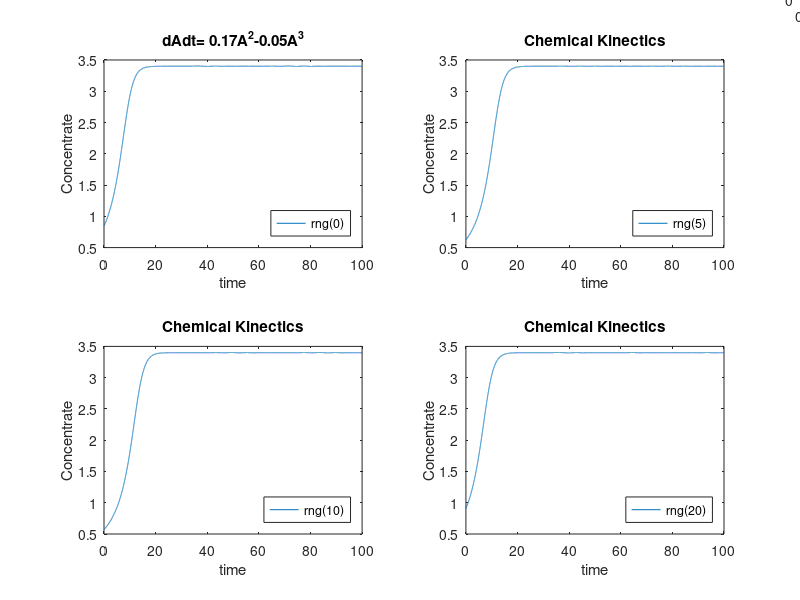

The MATLAB script that drew this image:
%First set up ODE as a system 
function quiz_chemical_kinetics_0();
T_max=100; %our final time for envolving the systems 
dt=1/100;
rng(0);%Random seed: Initial value
y_=rand(1);%Initial solution vector
[T_out_, Y_out_]=ode45(@ODE_RHS, [0:dt:T_max], y_);

%Some plotting command 
figure(1);clf;set(gca,'Position', 1+[0,0, 1024, 1024]);
subplot(2,2,1);
plot(T_out_, Y_out_);
legend({'rng(0)'}, 'Location', 'SouthEast');
xlabel('time'); xlim([0,T_max]);
ylabel('Concentrate');
title('dAdt= 0.17A^2-0.05A^3')
hold on;
%dAdt= 0.17A^2

rng(5);
a_=rand(1);%Initial solution vector
[T_out_, Y_out_]=ode45(@ODE_RHS, [0:dt:T_max], a_);
subplot(2,2,2);
plot(T_out_, Y_out_);
legend({'rng(5)'}, 'Location', 'SouthEast');
xlabel('time'); xlim([0,T_max]);
ylabel('Concentrate');
title('Chemical Kinectics')
hold on;

rng(10);
b_=rand(1);%Initial solution vector
[T_out_, Y_out_]=ode45(@ODE_RHS, [0:dt:T_max], b_);
subplot(2,2,3);
plot(T_out_, Y_out_);
legend({'rng(10)'}, 'Location', 'SouthEast');
xlabel('time'); xlim([0,T_max]);
ylabel('Concentrate');
title('Chemical Kinectics')
hold on;

rng(20);
c_=rand(1);%Initial solution vector
[T_out_, Y_out_]=ode45(@ODE_RHS, [0:dt:T_max], c_);
subplot(2,2,4);
plot(T_out_, Y_out_);
legend({'rng(20)'}, 'Location', 'SouthEast');
xlabel('time'); xlim([0,T_max]);
ylabel('Concentrate');
title('Chemical Kinectics')
hold off;

%Define a function
function ODE_LHS =ODE_RHS(t,y);
%function ODE takes two input: time and solution vector 
alpha=0.170;
beta=0.050;
A=y;
frwd_reation=alpha*A^2;
back_reaction=beta*A^3;
%dAdt= +1*frwd_reation
dAdt= +1*frwd_reation-back_reaction
ODE_LHS= dAdt;

%%%%%%%%;
% Older versions of matlab required an "end" at the end of a function declaration. ;
% But newer versions do not. ;
%%%%%%%%;
